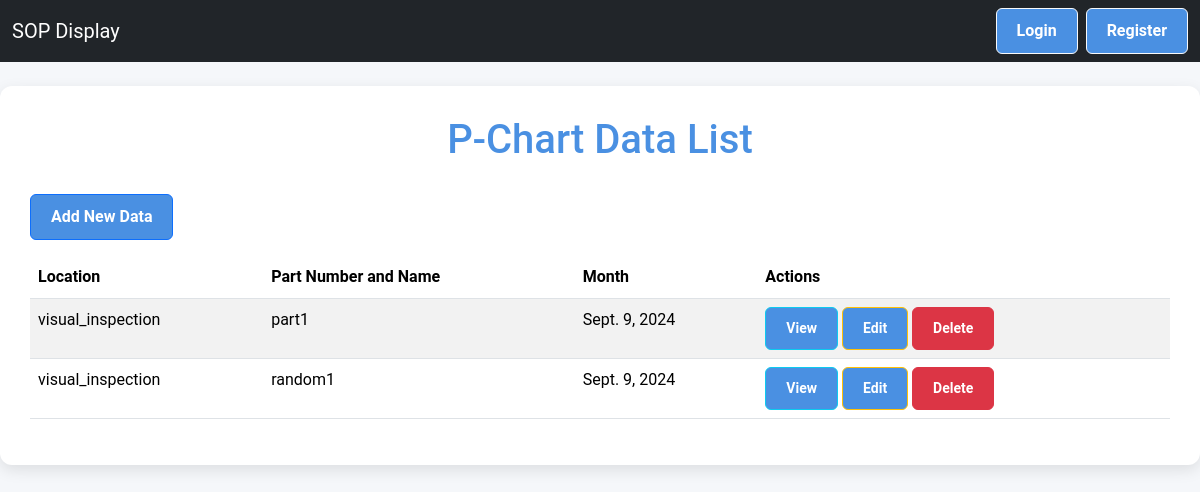
/screen/pchart/, run on the app's committed database.
### screen_app/models.py (models this page shows, shortened)
class PChartData(models.Model):
    location = models.CharField(max_length=200,choices=MACHINE_LOCATION_CHOICES)
    part_number_and_name = models.CharField(max_length=200)
    operation_number_and_stage_name = models.CharField(max_length=200,choices=STATION_CHOICES)
    department = models.CharField(max_length=100)
    month = models.DateField(default=timezone.now, blank=True)
    date_control_limits_calculated = models.DateField(default=timezone.now)
    average_sample_size = models.IntegerField()
    frequency = models.IntegerField()
    sample_size = models.IntegerField()
    nonconforming_units = models.IntegerField()
    proportion = models.FloatField(default=0.0)

### screen_app/views.py (the view)
# urls.py: path('pchart/', views.PChartDataListView.as_view(), name='pchart_list'),
class PChartDataListView(ListView):
    model = PChartData
    template_name = 'pchart/pchart_list.html'
    context_object_name = 'pchart_data'

### screen_app/templates/pchart/pchart_list.html
{% extends 'base.html' %}
{% block content %}
<div class="container mt-4">
    <h1>P-Chart Data List</h1>
    <a href="{% url 'pchart_create' %}" class="btn btn-primary mb-3">Add New Data</a>
    <table class="table table-striped">
        <thead>
            <tr>
                <th>Location</th>
                <th>Part Number and Name</th>
                <th>Month</th>
                <th>Actions</th>
            </tr>
        </thead>
        <tbody>
            {% for data in pchart_data %}
            <tr>
                <td>{{ data.location }}</td>
                <td>{{ data.part_number_and_name }}</td>
                <td>{{ data.month }}</td>
                <td>
                    <a href="{% url 'pchart_detail' data.pk %}" class="btn btn-info btn-sm">View</a>
                    <a href="{% url 'pchart_update' data.pk %}" class="btn btn-warning btn-sm">Edit</a>
                    <a href="{% url 'pchart_delete' data.pk %}" class="btn btn-danger btn-sm">Delete</a>
                </td>
            </tr>
            {% endfor %}
        </tbody>
    </table>
</div>
{% endblock %}

### templates/base.html (style rules this page uses)
html, body { height: 100%; margin: 0; padding: 0; overflow-x: hidden; }
body { padding-top: 0px; }
body { scrollbar-width: none; -ms-overflow-style: none; }
:root { --primary-color: #4a90e2; --secondary-color: #f5f7fa; --text-color: #333; --border-color: #e0e0e0; }
body { font-family: "Roboto", Arial, sans-serif; background-color: var(--secondary-color); color: var(--text-color); line-height: 1.6; margin: 0; padding: 0; }
.container { max-width: 1200px; margin: 40px auto; padding: 30px; background-color: #ffffff; border-radius: 12px; box-shadow: 0 5px 15px rgba(0, 0, 0, 0.1); }
h1 { color: var(--primary-color); font-size: 2.5em; text-align: center; margin-bottom: 30px; }
.btn { display: inline-block; background-color: var(--primary-color); color: white; padding: 10px 20px; text-decoration: none; border-radius: 6px; font-weight: bold; transition: background-color 0.3s ease; }
.btn-danger { background-color: #dc3545; }
.btn-primary { background-color: var(--primary-color); }

### data on the page
PChartData: location "visual_inspection", part_number_and_name "part1", month "Sept. 9, 2024"
PChartData: location "visual_inspection", part_number_and_name "random1", month "Sept. 9, 2024"
